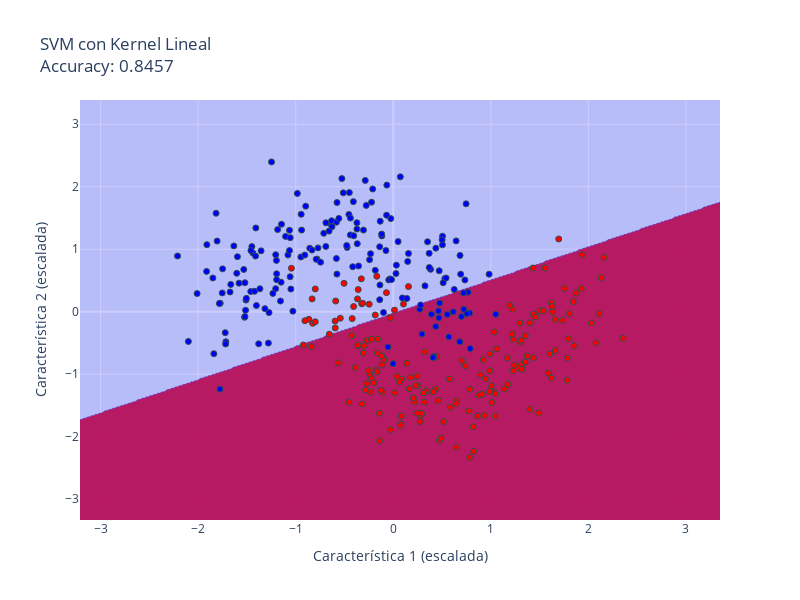

Here is the notebook cell this chart was saved with:
### Markdown cell above
### 3.2. SVM con Kernel Lineal

### Code cell
svm_linear = SVC(kernel='linear', random_state=42)
svm_linear.fit(X_train, y_train)
fig = plot_decision_boundary(svm_linear, X_train, y_train, 'SVM con Kernel Lineal')
fig.show()

### Figure 1 — Plotly figure (JSON) as saved in the notebook; plotly's stock layout.template omitted (floating-point values rounded to 4 significant figures; data arrays with more than 128 entries replaced by an {"elided": "..."} marker saying what was removed)
{"data": [{"colorscale": [[0, "rgba(0,0,255,0.2)"], [1, "rgba(255,0,0,0.2)"]], "line": {"width": 0}, "showscale": false, "type": "contour", "x": {"elided": "329 float values"}, "y": {"elided": "337 float values"}, "z": {"elided": "337x329 int values"}}, {"marker": {"color": {"elided": "350 int values"}, "colorscale": [[0, "blue"], [1, "red"]], "line": {"color": "DarkSlateGrey", "width": 1}}, "mode": "markers", "showlegend": false, "type": "scatter", "x": {"elided": "350 float values"}, "y": {"elided": "350 float values"}}], "layout": {"height": 600, "title": {"text": "SVM con Kernel Lineal<br>Accuracy: 0.8457"}, "width": 800, "xaxis": {"title": {"text": "Característica 1 (escalada)"}}, "yaxis": {"title": {"text": "Característica 2 (escalada)"}}}}
